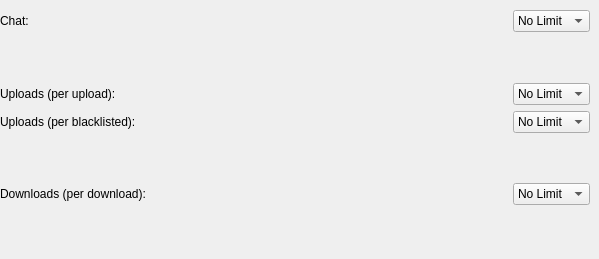
   <widget class="QWidget" name="fThrottling">
    <attribute name="title">
     <string>Throttling</string>
    </attribute>
    <widget class="QWidget" name="Layout37">
     <property name="geometry">
      <rect>
       <x>0</x>
       <y>10</y>
       <width>590</width>
       <height>240</height>
      </rect>
     </property>
     <layout class="QVBoxLayout">
      <property name="spacing">
       <number>6</number>
      </property>
      <property name="margin">
       <number>0</number>
      </property>
      <item>
       <layout class="QHBoxLayout">
        <property name="spacing">
         <number>6</number>
        </property>
        <property name="margin">
         <number>0</number>
        </property>
        <item>
         <widget class="QLabel" name="TextLabel1_2_4">
          <property name="text">
           <string>Chat:</string>
          </property>
          <property name="wordWrap">
           <bool>false</bool>
          </property>
         </widget>
        </item>
        <item>
         <spacer>
          <property name="orientation">
           <enum>Qt::Horizontal</enum>
          </property>
          <property name="sizeType">
           <enum>QSizePolicy::Expanding</enum>
          </property>
          <property name="sizeHint" stdset="0">
           <size>
            <width>20</width>
            <height>20</height>
           </size>
          </property>
         </spacer>
        </item>
        <item>
         <widget class="QComboBox" name="fChatLimit">
          <item>
           <property name="text">
            <string>No Limit</string>
           </property>
          </item>
          <item>
           <property name="text">
            <string>128 B/s</string>
           </property>
          </item>
          <item>
           <property name="text">
            <string>256 B/s</string>
           </property>
          </item>
          <item>
           <property name="text">
            <string>512 B/s</string>
           </property>
          </item>
          <item>
           <property name="text">
            <string>1 kB/s</string>
           </property>
          </item>
          <item>
           <property name="text">
            <string>2 kB/s</string>
           </property>
          </item>
          <item>
           <property name="text">
            <string>4 kB/s</string>
           </property>
          </item>
          <item>
           <property name="text">
            <string>8 kB/s</string>
           </property>
          </item>
          <item>
           <property name="text">
            <string>16 kB/s</string>
           </property>
          </item>
          <item>
           <property name="text">
            <string>32 kB/s</string>
           </property>
          </item>
          <item>
           <property name="text">
            <string>64 kB/s</string>
           </property>
          </item>
          <item>
           <property name="text">
            <string>128 kB/s</string>
           </property>
          </item>
          <item>
           <property name="text">
            <string>256 kB/s</string>
           </property>
          </item>
          <item>
           <property name="text">
            <string>512 kB/s</string>
           </property>
          </item>
          <item>
           <property name="text">
            <string>1 MB/s</string>
           </property>
          </item>
          <item>
           <property name="text">
            <string>2 MB/s</string>
           </property>
          </item>
          <item>
           <property name="text">
            <string>4 MB/s</string>
           </property>
          </item>
          <item>
           <property name="text">
            <string>8 MB/s</string>
           </property>
          </item>
          <item>
           <property name="text">
            <string>16 MB/s</string>
           </property>
          </item>
          <item>
           <property name="text">
            <string>32 MB/s</string>
           </property>
          </item>
         </widget>
        </item>
       </layout>
      </item>
      <item>
       <spacer>
        <property name="orientation">
         <enum>Qt::Vertical</enum>
        </property>
        <property name="sizeType">
         <enum>QSizePolicy::Expanding</enum>
        </property>
        <property name="sizeHint" stdset="0">
         <size>
          <width>20</width>
          <height>20</height>
         </size>
        </property>
       </spacer>
      </item>
      <item>
       <layout class="QHBoxLayout">
        <property name="spacing">
         <number>6</number>
        </property>
        <property name="margin">
         <number>0</number>
        </property>
        <item>
         <widget class="QLabel" name="TextLabel1_2_4_2">
          <property name="minimumSize">
           <size>
            <width>135</width>
            <height>0</height>
           </size>
          </property>
          <property name="text">
           <string>Uploads (per upload):</string>
          </property>
          <property name="wordWrap">
           <bool>false</bool>
          </property>
         </widget>
        </item>
        <item>
         <spacer>
          <property name="orientation">
           <enum>Qt::Horizontal</enum>
          </property>
          <property name="sizeType">
           <enum>QSizePolicy::Expanding</enum>
          </property>
          <property name="sizeHint" stdset="0">
           <size>
            <width>20</width>
            <height>20</height>
           </size>
          </property>
         </spacer>
        </item>
        <item>
         <widget class="QComboBox" name="fULLimit">
          <item>
           <property name="text">
            <string>No Limit</string>
           </property>
          </item>
          <item>
           <property name="text">
            <string>128 B/s</string>
           </property>
          </item>
          <item>
           <property name="text">
            <string>256 B/s</string>
           </property>
          </item>
          <item>
           <property name="text">
            <string>512 B/s</string>
           </property>
          </item>
          <item>
           <property name="text">
            <string>1 kB/s</string>
           </property>
          </item>
          <item>
           <property name="text">
            <string>2 kB/s</string>
           </property>
          </item>
          <item>
           <property name="text">
            <string>4 kB/s</string>
           </property>
          </item>
          <item>
           <property name="text">
            <string>8 kB/s</string>
           </property>
          </item>
          <item>
           <property name="text">
            <string>16 kB/s</string>
           </property>
          </item>
          <item>
           <property name="text">
            <string>32 kB/s</string>
           </property>
          </item>
          <item>
           <property name="text">
            <string>64 kB/s</string>
           </property>
          </item>
          <item>
           <property name="text">
            <string>128 kB/s</string>
           </property>
          </item>
          <item>
           <property name="text">
            <string>256 kB/s</string>
           </property>
          </item>
          <item>
           <property name="text">
            <string>512 kB/s</string>
           </property>
          </item>
          <item>
           <property name="text">
            <string>1 MB/s</string>
           </property>
          </item>
          <item>
           <property name="text">
            <string>2 MB/s</string>
           </property>
          </item>
          <item>
           <property name="text">
            <string>4 MB/s</string>
           </property>
          </item>
          <item>
           <property name="text">
            <string>8 MB/s</string>
           </property>
          </item>
          <item>
           <property name="text">
            <string>16 MB/s</string>
           </property>
          </item>
          <item>
           <property name="text">
            <string>32 MB/s</string>
           </property>
          </item>
         </widget>
        </item>
       </layout>
      </item>
      <item>
       <layout class="QHBoxLayout">
        <property name="spacing">
         <number>6</number>
        </property>
        <property name="margin">
         <number>0</number>
        </property>
        <item>
         <widget class="QLabel" name="TextLabel1_2_4_4">
          <property name="minimumSize">
           <size>
            <width>135</width>
            <height>0</height>
           </size>
          </property>
          <property name="text">
           <string>Uploads (per blacklisted):</string>
          </property>
          <property name="wordWrap">
           <bool>false</bool>
          </property>
         </widget>
        </item>
        <item>
         <spacer>
          <property name="orientation">
           <enum>Qt::Horizontal</enum>
          </property>
          <property name="sizeType">
           <enum>QSizePolicy::Expanding</enum>
          </property>
          <property name="sizeHint" stdset="0">
           <size>
            <width>20</width>
            <height>20</height>
           </size>
          </property>
         </spacer>
        </item>
        <item>
         <widget class="QComboBox" name="fBLLimit">
          <item>
           <property name="text">
            <string>No Limit</string>
           </property>
          </item>
          <item>
           <property name="text">
            <string>128 B/s</string>
           </property>
          </item>
          <item>
           <property name="text">
            <string>256 B/s</string>
           </property>
          </item>
          <item>
           <property name="text">
            <string>512 B/s</string>
           </property>
          </item>
          <item>
           <property name="text">
            <string>1 kB/s</string>
           </property>
          </item>
          <item>
           <property name="text">
            <string>2 kB/s</string>
           </property>
          </item>
          <item>
           <property name="text">
            <string>4 kB/s</string>
           </property>
          </item>
          <item>
           <property name="text">
            <string>8 kB/s</string>
           </property>
          </item>
          <item>
           <property name="text">
            <string>16 kB/s</string>
           </property>
          </item>
          <item>
           <property name="text">
            <string>32 kB/s</string>
           </property>
          </item>
          <item>
           <property name="text">
            <string>64 kB/s</string>
           </property>
          </item>
          <item>
           <property name="text">
            <string>128 kB/s</string>
           </property>
          </item>
          <item>
           <property name="text">
            <string>256 kB/s</string>
           </property>
          </item>
          <item>
           <property name="text">
            <string>512 kB/s</string>
           </property>
          </item>
          <item>
           <property name="text">
            <string>1 MB/s</string>
           </property>
          </item>
          <item>
           <property name="text">
            <string>2 MB/s</string>
           </property>
          </item>
          <item>
           <property name="text">
            <string>4 MB/s</string>
           </property>
          </item>
          <item>
           <property name="text">
            <string>8 MB/s</string>
           </property>
          </item>
          <item>
           <property name="text">
            <string>16 MB/s</string>
           </property>
          </item>
          <item>
           <property name="text">
            <string>32 MB/s</string>
           </property>
          </item>
         </widget>
        </item>
       </layout>
      </item>
      <item>
       <spacer>
        <property name="orientation">
         <enum>Qt::Vertical</enum>
        </property>
        <property name="sizeType">
         <enum>QSizePolicy::Expanding</enum>
        </property>
        <property name="sizeHint" stdset="0">
         <size>
          <width>20</width>
          <height>20</height>
         </size>
        </property>
       </spacer>
      </item>
      <item>
       <layout class="QHBoxLayout">
        <property name="spacing">
         <number>6</number>
        </property>
        <property name="margin">
         <number>0</number>
        </property>
        <item>
         <widget class="QLabel" name="TextLabel1_2_4_3">
          <property name="text">
           <string>Downloads (per download):</string>
          </property>
          <property name="wordWrap">
           <bool>false</bool>
          </property>
         </widget>
        </item>
        <item>
         <spacer>
          <property name="orientation">
           <enum>Qt::Horizontal</enum>
          </property>
          <property name="sizeType">
           <enum>QSizePolicy::Expanding</enum>
          </property>
          <property name="sizeHint" stdset="0">
           <size>
            <width>20</width>
            <height>20</height>
           </size>
          </property>
         </spacer>
        </item>
        <item>
         <widget class="QComboBox" name="fDLLimit">
          <item>
           <property name="text">
            <string>No Limit</string>
           </property>
          </item>
          <item>
           <property name="text">
            <string>128 B/s</string>
           </property>
          </item>
          <item>
           <property name="text">
            <string>256 B/s</string>
           </property>
          </item>
          <item>
           <property name="text">
            <string>512 B/s</string>
           </property>
          </item>
          <item>
           <property name="text">
            <string>1 kB/s</string>
           </property>
          </item>
          <item>
           <property name="text">
            <string>2 kB/s</string>
           </property>
          </item>
          <item>
           <property name="text">
            <string>4 kB/s</string>
           </property>
          </item>
          <item>
           <property name="text">
            <string>8 kB/s</string>
           </property>
          </item>
          <item>
           <property name="text">
            <string>16 kB/s</string>
           </property>
          </item>
          <item>
           <property name="text">
            <string>32 kB/s</string>
           </property>
          </item>
          <item>
           <property name="text">
            <string>64 kB/s</string>
           </property>
          </item>
          <item>
           <property name="text">
            <string>128 kB/s</string>
           </property>
          </item>
          <item>
           <property name="text">
            <string>256 kB/s</string>
           </property>
          </item>
          <item>
           <property name="text">
            <string>512 kB/s</string>
           </property>
          </item>
          <item>
           <property name="text">
            <string>1 MB/s</string>
           </property>
          </item>
          <item>
           <property name="text">
            <string>2 MB/s</string>
           </property>
          </item>
          <item>
           <property name="text">
            <string>4 MB/s</string>
           </property>
          </item>
          <item>
           <property name="text">
            <string>8 MB/s</string>
           </property>
          </item>
          <item>
           <property name="text">
            <string>16 MB/s</string>
           </property>
          </item>
          <item>
           <property name="text">
            <string>32 MB/s</string>
           </property>
          </item>
         </widget>
        </item>
       </layout>
      </item>
      <item>
       <spacer>
        <property name="orientation">
         <enum>Qt::Vertical</enum>
        </property>
        <property name="sizeType">
         <enum>QSizePolicy::Expanding</enum>
        </property>
        <property name="sizeHint" stdset="0">
         <size>
          <width>20</width>
          <height>20</height>
         </size>
        </property>
       </spacer>
      </item>
     </layout>
    </widget>
   </widget>
